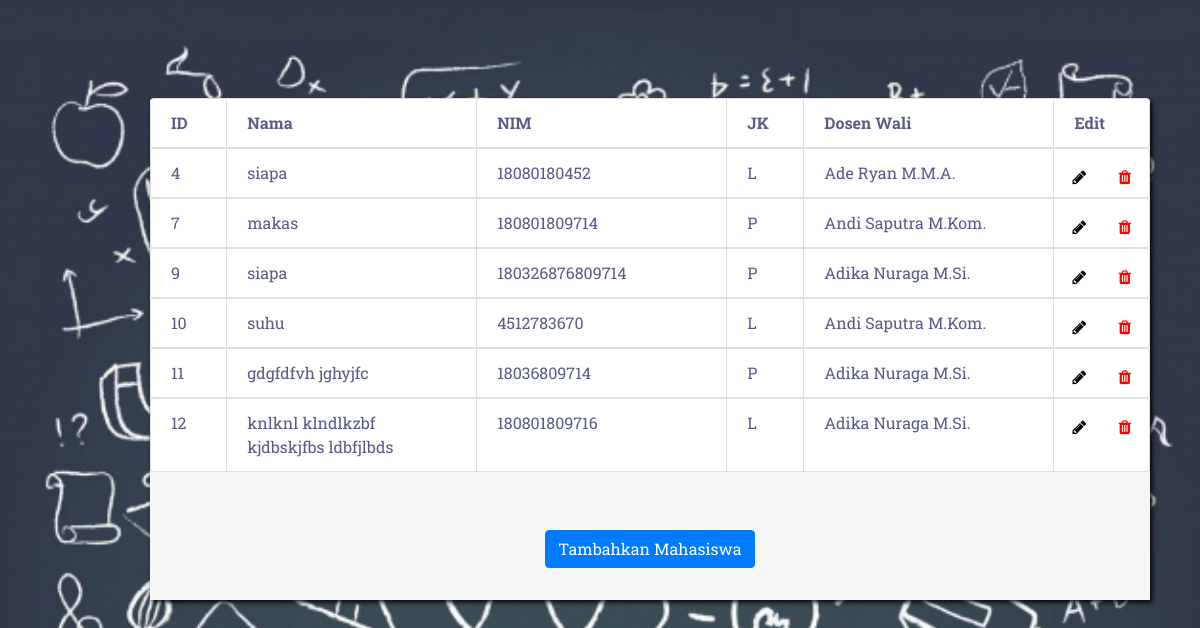
The page / on the database its author committed.
### tables this page shows
CREATE TABLE `mahasiswa` (
  `ID` int(11) NOT NULL,
  `nama` varchar(255) NOT NULL,
  `nim` text NOT NULL,
  `jenis_kelamin` enum('L','P') NOT NULL,
  `id_doswal` int(11) NOT NULL
);

CREATE TABLE `dosen_wali` (
  `id` int(11) NOT NULL,
  `nama` varchar(255) NOT NULL,
  `nip` text NOT NULL
);

### my.php (the view)
<?php
    include "conn.php";
    $sql = "SELECT mahasiswa.ID, mahasiswa.nama, nim, jenis_kelamin, dosen_wali.nama AS nama_dosen FROM mahasiswa INNER JOIN dosen_wali ON mahasiswa.id_doswal = dosen_wali.id";
    $result = $conn->query($sql);
    if ($result->num_rows > 0){
       ?> <ul class="list-group list-group-horizontal-sm">
        <li class="list-group-item item"><b>ID</b></li>
        <li class="list-group-item"><b>Nama</b></li>
        <li class="list-group-item"><b>NIM</b></li>
        <li class="list-group-item item"><b>JK</b></li>
        <li class="list-group-item"><b>Dosen Wali</b></li>
        <li class="list-group-item buton"><b>Edit</b></li>
    </ul>
    <?php
            while($row = $result->fetch_assoc()) { ?>
                <ul class="list-group list-group-horizontal-sm">
                    <li class="list-group-item item"><?php echo $row["ID"]?></li>
                    <li class="list-group-item"><?php echo $row["nama"]?></li>
                    <li class="list-group-item"><?php echo $row["nim"]?></li>
                    <li class="list-group-item item"><?php echo $row["jenis_kelamin"]?></li>
                    <li class="list-group-item"><?php echo $row["nama_dosen"]?></li>
                    <li class="list-group-item buton">
                        <a class="edit" href="edit.php?id=<?php echo $row['ID']?>">
                            <i class="fa fa-pencil" aria-hidden="true"></i>
                        </a>
                        <a class="trash" href="delete.php?id=<?php echo $row['ID']?>">
                            <i class="fa fa-trash" aria-hidden="true"></i>
                        </a>
                    </li>
                </ul>
    <?php   }
        }
        else{
            echo "<h1 style='text-align:center;'>Tidak ada Mahasiswa</h1>";
        }
        $conn->close();  ?>

### index.php (shortened to what this page needs)
<!doctype html>
<html lang="en">
  <head>
    <link rel="stylesheet" href="https://stackpath.bootstrapcdn.com/bootstrap/4.4.1/css/bootstrap.min.css">
    <link rel="stylesheet" href="https://cdnjs.cloudflare.com/ajax/libs/font-awesome/4.7.0/css/font-awesome.min.css">
  </head>
  <body>
    <div class="main">
        <div class="content">
        <div class="myBtn">
            <a href="add.php">
                <button type="button" class="btn btn-primary">
                    Tambahkan Mahasiswa
                </button>
            </a>
        </div>
        <?php include "my.php";?>
    </div>
    </div>
  </body>
</html>

### index.php (style rules this page uses)
body { padding: 0; margin: 0; background-color: rgba(0,0,0,0.1); background-image: url("college.jpg"); font-family: 'Roboto Slab', sans-serif; -webkit-background-size: cover; background-size: cover; -moz-background-size: cover; -o-background-size: cover; }
.content { left:50px; width:1000px; height: 500px; position: relative; background-color: rgb(246, 246, 246, 10); box-shadow: 2px 2px 5px black; }
.main { padding: 100px; }
li { color: rgb(46, 50, 106, 0.8); background-color: rgb(246, 546, 246, 0.0); width: 267px; top: -40px; }
.myBtn { padding: -100px 0px; position: relative; top: 430px; text-align: center; }
.item { width: 80px; }
.buton { width: 100px; }
.edit { position: absolute; left: 0; top: 0; padding: 16px 18px; height: 100%; color: black; }
.trash { right: 0; position: absolute; top: 0; padding: 16px 18px; height: 100%; color: red; }

### rows shown on the page
mahasiswa: ID "4", nama "siapa", nim "18080180452", jenis_kelamin "L", id_doswal.nama "Ade Ryan M.M.A."
mahasiswa: ID "7", nama "makas", nim "180801809714", jenis_kelamin "P", id_doswal.nama "Andi Saputra M.Kom."
mahasiswa: ID "9", nama "siapa", nim "180326876809714", jenis_kelamin "P", id_doswal.nama "Adika Nuraga M.Si."
mahasiswa: ID "10", nama "suhu", nim "4512783670", jenis_kelamin "L", id_doswal.nama "Andi Saputra M.Kom."
mahasiswa: ID "11", nama "gdgfdfvh jghyjfc", nim "18036809714", jenis_kelamin "P", id_doswal.nama "Adika Nuraga M.Si."
mahasiswa: ID "12", nama "knlknl klndlkzbf kjdbskjfbs ldbfjlbds", nim "180801809716", jenis_kelamin "L", id_doswal.nama "Adika Nuraga M.Si."
